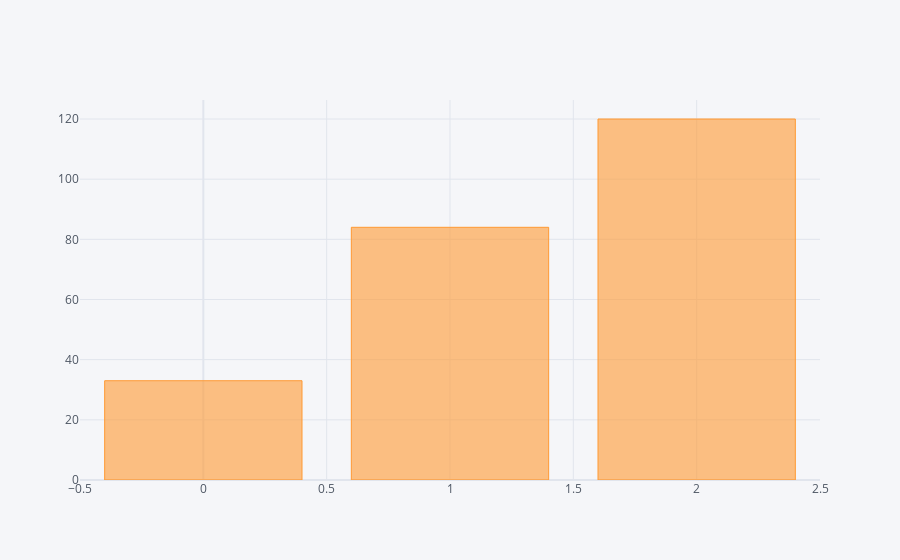

The cell this chart's notebook holds for it:
### Markdown cell above
Categories:
    1. 'Divorced': 0
    2. 'Married' : 1
    3. 'Single'  : 2

### Code cell
#analyzing employees who has positive attrition
init_notebook_mode(connected=True)
cf.go_offline()
positive_attrition_df['MaritalStatus'].value_counts().iplot(kind='bar')

### Figure 1 — Plotly figure (JSON) as saved in the notebook; plotly's stock layout.template omitted (floating-point values rounded to 4 significant figures)
{"data": [{"marker": {"color": "rgba(255, 153, 51, 0.6)", "line": {"color": "rgba(255, 153, 51, 1.0)", "width": 1}}, "name": "MaritalStatus", "orientation": "v", "text": "", "type": "bar", "x": [2, 1, 0], "y": [120, 84, 33]}], "layout": {"legend": {"bgcolor": "#F5F6F9", "font": {"color": "#4D5663"}}, "paper_bgcolor": "#F5F6F9", "plot_bgcolor": "#F5F6F9", "title": {"font": {"color": "#4D5663"}}, "xaxis": {"gridcolor": "#E1E5ED", "showgrid": true, "tickfont": {"color": "#4D5663"}, "title": {"font": {"color": "#4D5663"}, "text": ""}, "zerolinecolor": "#E1E5ED"}, "yaxis": {"gridcolor": "#E1E5ED", "showgrid": true, "tickfont": {"color": "#4D5663"}, "title": {"font": {"color": "#4D5663"}, "text": ""}, "zerolinecolor": "#E1E5ED"}}}
